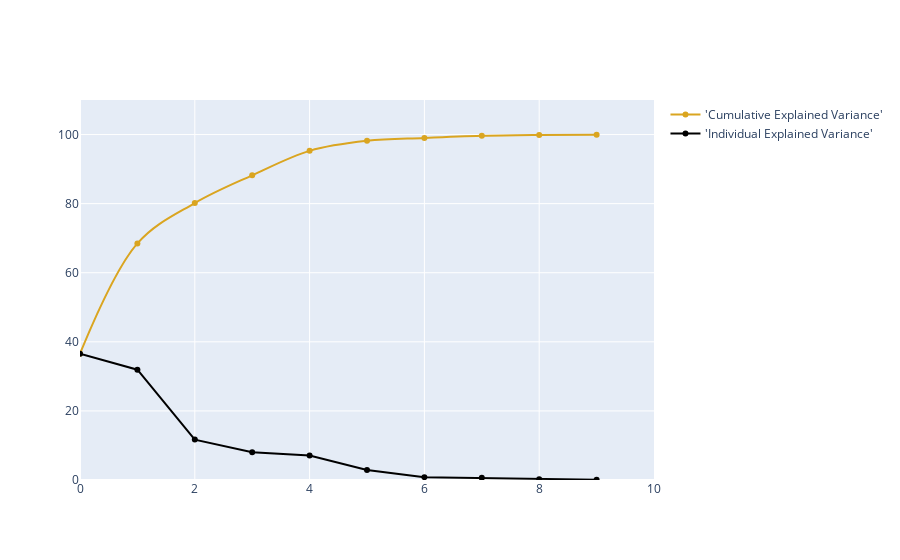

The notebook cell this image was saved under:
### Code cell
trace1 = go.Scatter(
    x=list(range(10)),
    y= cum_var_exp,
    mode='lines+markers',
    hoverinfo= "all",
    name="'Cumulative Explained Variance'",
    line=dict(
        shape='spline',
        color = 'goldenrod'
    )
)
trace2 = go.Scatter(
    x=list(range(10)),
    y= var_exp,
    hoverinfo= "all",
    mode='lines+markers',
    name="'Individual Explained Variance'",
    line=dict(
        shape='linear',
        color = 'black'
    )
)
fig = tls.make_subplots(insets=[{'cell': (1,1), 'l': 0.7, 'b': 0.3}],
                          print_grid=True)

fig.append_trace(trace1, 1, 1)
fig.append_trace(trace2,1,1)
fig.layout.xaxis = dict(range=[0, 10])
fig.layout.yaxis = dict(range=[0, 110])

py.iplot(fig, filename='inset example')

### Figure 1 — Plotly figure (JSON) as saved in the notebook; plotly's stock layout.template omitted (floating-point values rounded to 4 significant figures)
{"data": [{"hoverinfo": "all", "line": {"color": "goldenrod", "shape": "spline"}, "mode": "lines+markers", "name": "'Cumulative Explained Variance'", "type": "scatter", "x": [0, 1, 2, 3, 4, 5, 6, 7, 8, 9], "xaxis": "x", "y": [36.55, 68.47, 80.16, 88.2, 95.28, 98.17, 98.99, 99.62, 99.87, 99.96, 99.99, 100.0], "yaxis": "y"}, {"hoverinfo": "all", "line": {"color": "black", "shape": "linear"}, "mode": "lines+markers", "name": "'Individual Explained Variance'", "type": "scatter", "x": [0, 1, 2, 3, 4, 5, 6, 7, 8, 9], "xaxis": "x", "y": [36.55, 31.92, 11.69, 8.043, 7.078, 2.892, 0.8166, 0.6274, 0.2474, 0.09156, 0.03151, 0.01191], "yaxis": "y"}], "layout": {"xaxis": {"range": [0, 10]}, "xaxis2": {"anchor": "y2", "domain": [0.7, 1]}, "yaxis": {"range": [0, 110]}, "yaxis2": {"anchor": "x2", "domain": [0.3, 1]}}}
